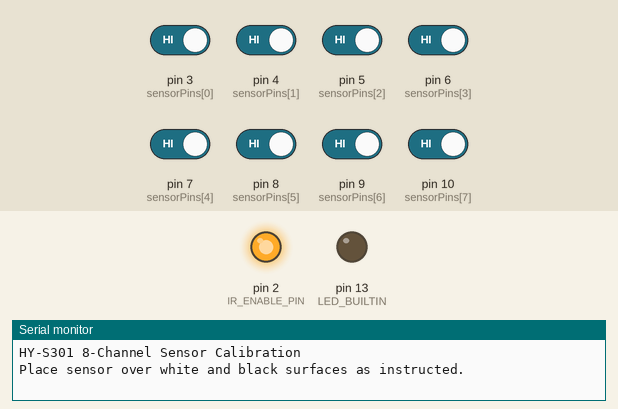
Simulated run of this sketch. Board: Arduino Uno, built with avr-gcc and run on an emulated ATmega328P. On the bench: output pins drawn as LEDs (lit = HIGH), the last lines printed to the serial monitor. The test bench sets the inputs (shaded band); at power-on: pin 3 (sensorPins[0]), pin 4 (sensorPins[1]), pin 5 (sensorPins[2]), pin 6 (sensorPins[3]), pin 7 (sensorPins[4]), pin 8 (sensorPins[5]), pin 9 (sensorPins[6]), pin 10 (sensorPins[7]) HIGH.

Above: at 0.1 s.
At 6.7 s:
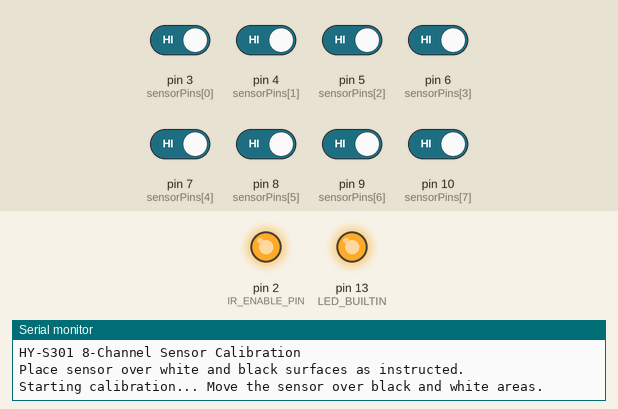
Timing chart, 0 to 8.3 s (numbered marks = the images above):
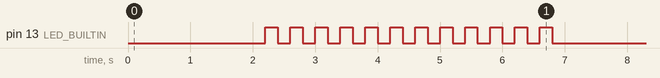

The sketch:

sensor_calib_code_meshmerize_hys301.ino
```cpp
#include <Arduino.h>

const int NUM_SENSORS = 8;

// --- HY-S301 Sensor Connections ---
const int IR_ENABLE_PIN = 2;                     // IR emitter control (optional)
const int sensorPins[NUM_SENSORS] = {3,4,5,6,7,8,9,10};

// --- Calibration data (not analog, but we track stability) ---
int sensorMin[NUM_SENSORS];
int sensorMax[NUM_SENSORS];

// --- Setup ---
void setup() {
  Serial.begin(115200);
  pinMode(IR_ENABLE_PIN, OUTPUT);
  digitalWrite(IR_ENABLE_PIN, HIGH); // Turn ON emitters

  for (int i = 0; i < NUM_SENSORS; i++) {
    pinMode(sensorPins[i], INPUT);
    sensorMin[i] = 1;  // digital LOW (black)
    sensorMax[i] = 0;  // digital HIGH (white)
  }

  pinMode(LED_BUILTIN, OUTPUT);

  Serial.println(F("HY-S301 8-Channel Sensor Calibration"));
  Serial.println(F("Place sensor over white and black surfaces as instructed."));
  delay(2000);

  calibrateSensors();
}

// --- Calibration routine ---
void calibrateSensors() {
  Serial.println(F("Starting calibration... Move the sensor over black and white areas."));

  unsigned long startTime = millis();
  while (millis() - startTime < 5000) { // 5 seconds calibration
    digitalWrite(LED_BUILTIN, (millis() / 200) % 2); // Blink LED

    for (int i = 0; i < NUM_SENSORS; i++) {
      int val = digitalRead(sensorPins[i]);

      // Even though HY-S301 is digital, we’ll just observe transitions
      if (val == LOW) sensorMin[i] = 0;   // black detected
      if (val == HIGH) sensorMax[i] = 1;  // white detected
    }
  }
  digitalWrite(LED_BUILTIN, LOW);

  Serial.println(F("Calibration complete!"));
  Serial.println(F("Sensor states (Min/Max):"));
  for (int i = 0; i < NUM_SENSORS; i++) {
    Serial.print("S"); Serial.print(i);
    Serial.print(": Min="); Serial.print(sensorMin[i]);
    Serial.print(", Max="); Serial.println(sensorMax[i]);
  }
}

// --- Main Loop: Print sensor readings ---
void loop() {
  Serial.print("S: ");
  for (int i = 0; i < NUM_SENSORS; i++) {
    int val = digitalRead(sensorPins[i]);
    Serial.print(val);
    Serial.print(" ");
  }
  Serial.println();
  delay(200);
}
```
